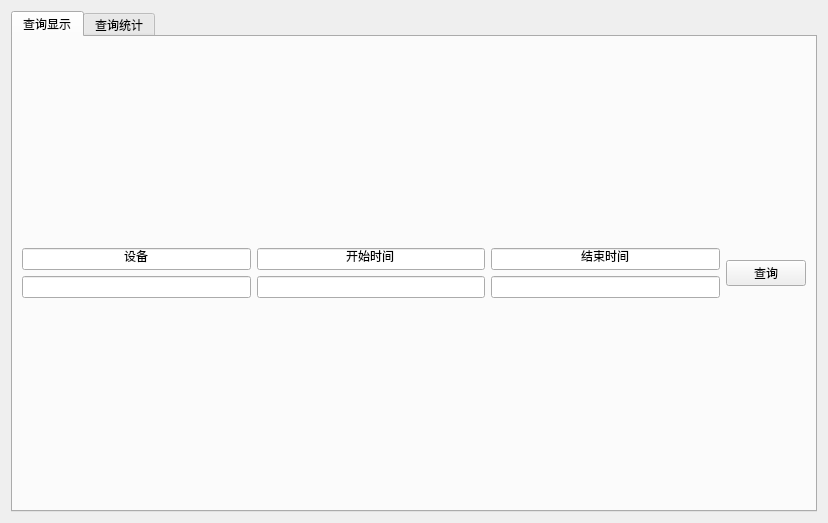
<?xml version="1.0" encoding="UTF-8"?>
<ui version="4.0">
 <class>workshopWidget</class>
 <widget class="QWidget" name="workshopWidget">
  <property name="geometry">
   <rect>
    <x>0</x>
    <y>0</y>
    <width>828</width>
    <height>523</height>
   </rect>
  </property>
  <property name="windowTitle">
   <string> 智慧车间</string>
  </property>
  <layout class="QGridLayout" name="gridLayout_5">
   <item row="0" column="0">
    <widget class="QTabWidget" name="tabWidget">
     <property name="currentIndex">
      <number>0</number>
     </property>
     <widget class="QWidget" name="showTab">
      <attribute name="title">
       <string>查询显示</string>
      </attribute>
      <layout class="QVBoxLayout" name="verticalLayout">
       <item>
        <layout class="QHBoxLayout" name="showLayout">
         <item>
          <layout class="QGridLayout" name="gridLayout">
           <item row="1" column="0">
            <widget class="QLineEdit" name="idShow">
             <property name="alignment">
              <set>Qt::AlignCenter</set>
             </property>
            </widget>
           </item>
           <item row="1" column="2">
            <widget class="QLineEdit" name="tsShow">
             <property name="alignment">
              <set>Qt::AlignCenter</set>
             </property>
            </widget>
           </item>
           <item row="0" column="1">
            <widget class="QLineEdit" name="lineEdit_7">
             <property name="text">
              <string>开始时间</string>
             </property>
             <property name="alignment">
              <set>Qt::AlignCenter</set>
             </property>
             <property name="readOnly">
              <bool>true</bool>
             </property>
            </widget>
           </item>
           <item row="0" column="2">
            <widget class="QLineEdit" name="lineEdit_8">
             <property name="text">
              <string>结束时间</string>
             </property>
             <property name="alignment">
              <set>Qt::AlignCenter</set>
             </property>
             <property name="readOnly">
              <bool>true</bool>
             </property>
            </widget>
           </item>
           <item row="1" column="1">
            <widget class="QLineEdit" name="ptsShow">
             <property name="alignment">
              <set>Qt::AlignCenter</set>
             </property>
            </widget>
           </item>
           <item row="0" column="0">
            <widget class="QLineEdit" name="lineEdit_5">
             <property name="text">
              <string>设备</string>
             </property>
             <property name="alignment">
              <set>Qt::AlignCenter</set>
             </property>
             <property name="readOnly">
              <bool>true</bool>
             </property>
             <property name="cursorMoveStyle">
              <enum>Qt::LogicalMoveStyle</enum>
             </property>
            </widget>
           </item>
          </layout>
         </item>
         <item>
          <widget class="QPushButton" name="queryShow">
           <property name="text">
            <string>查询</string>
           </property>
          </widget>
         </item>
        </layout>
       </item>
      </layout>
     </widget>
     <widget class="QWidget" name="tab_2">
      <attribute name="title">
       <string>查询统计</string>
      </attribute>
      <layout class="QGridLayout" name="gridLayout_4">
       <item row="0" column="1">
        <spacer name="verticalSpacer">
         <property name="orientation">
          <enum>Qt::Vertical</enum>
         </property>
         <property name="sizeHint" stdset="0">
          <size>
           <width>20</width>
           <height>136</height>
          </size>
         </property>
        </spacer>
       </item>
       <item row="1" column="0">
        <spacer name="horizontalSpacer">
         <property name="orientation">
          <enum>Qt::Horizontal</enum>
         </property>
         <property name="sizeHint" stdset="0">
          <size>
           <width>68</width>
           <height>20</height>
          </size>
         </property>
        </spacer>
       </item>
       <item row="1" column="1">
        <layout class="QVBoxLayout" name="verticalLayout_3">
         <item>
          <layout class="QHBoxLayout" name="horizontalLayout_2">
           <item>
            <layout class="QGridLayout" name="gridLayout_2">
             <item row="0" column="2">
              <widget class="QLineEdit" name="lineEdit_13">
               <property name="text">
                <string>结束日期</string>
               </property>
               <property name="alignment">
                <set>Qt::AlignCenter</set>
               </property>
               <property name="readOnly">
                <bool>true</bool>
               </property>
              </widget>
             </item>
             <item row="1" column="1">
              <widget class="QLineEdit" name="ptsCount">
               <property name="alignment">
                <set>Qt::AlignCenter</set>
               </property>
              </widget>
             </item>
             <item row="0" column="0">
              <widget class="QLineEdit" name="lineEdit_9">
               <property name="text">
                <string>设备</string>
               </property>
               <property name="alignment">
                <set>Qt::AlignCenter</set>
               </property>
               <property name="readOnly">
                <bool>true</bool>
               </property>
              </widget>
             </item>
             <item row="0" column="1">
              <widget class="QLineEdit" name="lineEdit_11">
               <property name="text">
                <string>开始日期</string>
               </property>
               <property name="alignment">
                <set>Qt::AlignCenter</set>
               </property>
               <property name="readOnly">
                <bool>true</bool>
               </property>
              </widget>
             </item>
             <item row="1" column="0">
              <widget class="QLineEdit" name="idCount">
               <property name="alignment">
                <set>Qt::AlignCenter</set>
               </property>
              </widget>
             </item>
             <item row="1" column="2">
              <widget class="QLineEdit" name="tsCount">
               <property name="alignment">
                <set>Qt::AlignCenter</set>
               </property>
              </widget>
             </item>
            </layout>
           </item>
           <item>
            <widget class="QPushButton" name="queryCount">
             <property name="text">
              <string>查询</string>
             </property>
            </widget>
           </item>
          </layout>
         </item>
         <item>
          <widget class="QGroupBox" name="groupBox">
           <property name="title">
            <string> 统计结果</string>
           </property>
           <layout class="QVBoxLayout" name="verticalLayout_2">
            <item>
             <layout class="QHBoxLayout" name="horizontalLayout_4">
              <item>
               <widget class="QLabel" name="label">
                <property name="text">
                 <string>加工数量: </string>
                </property>
               </widget>
              </item>
              <item>
               <widget class="QLineEdit" name="counts">
                <property name="text">
                 <string/>
                </property>
                <property name="readOnly">
                 <bool>true</bool>
                </property>
               </widget>
              </item>
              <item>
               <widget class="QLabel" name="label_6">
                <property name="minimumSize">
                 <size>
                  <width>200</width>
                  <height>0</height>
                 </size>
                </property>
                <property name="text">
                 <string/>
                </property>
               </widget>
              </item>
              <item>
               <spacer name="horizontalSpacer_3">
                <property name="orientation">
                 <enum>Qt::Horizontal</enum>
                </property>
                <property name="sizeHint" stdset="0">
                 <size>
                  <width>40</width>
                  <height>20</height>
                 </size>
                </property>
               </spacer>
              </item>
             </layout>
            </item>
            <item>
             <layout class="QHBoxLayout" name="horizontalLayout_3">
              <item>
               <widget class="QLabel" name="label_2">
                <property name="text">
                 <string>三态统计: </string>
                </property>
               </widget>
              </item>
              <item>
               <layout class="QGridLayout" name="gridLayout_3">
                <item row="0" column="0">
                 <widget class="QLabel" name="label_3">
                  <property name="text">
                   <string>关机时间:</string>
                  </property>
                 </widget>
                </item>
                <item row="0" column="1">
                 <widget class="QLabel" name="label_4">
                  <property name="text">
                   <string>空闲时间:</string>
                  </property>
                 </widget>
                </item>
                <item row="0" column="2">
                 <widget class="QLabel" name="label_5">
                  <property name="text">
                   <string>工作时间:</string>
                  </property>
                 </widget>
                </item>
                <item row="1" column="0">
                 <widget class="QLineEdit" name="close">
                  <property name="readOnly">
                   <bool>true</bool>
                  </property>
                 </widget>
                </item>
                <item row="1" column="1">
                 <widget class="QLineEdit" name="free">
                  <property name="readOnly">
                   <bool>true</bool>
                  </property>
                 </widget>
                </item>
                <item row="1" column="2">
                 <widget class="QLineEdit" name="working">
                  <property name="readOnly">
                   <bool>true</bool>
                  </property>
                 </widget>
                </item>
               </layout>
              </item>
             </layout>
            </item>
           </layout>
          </widget>
         </item>
        </layout>
       </item>
       <item row="1" column="2">
        <spacer name="horizontalSpacer_2">
         <property name="orientation">
          <enum>Qt::Horizontal</enum>
         </property>
         <property name="sizeHint" stdset="0">
          <size>
           <width>67</width>
           <height>20</height>
          </size>
         </property>
        </spacer>
       </item>
       <item row="2" column="1">
        <spacer name="verticalSpacer_2">
         <property name="orientation">
          <enum>Qt::Vertical</enum>
         </property>
         <property name="sizeHint" stdset="0">
          <size>
           <width>20</width>
           <height>135</height>
          </size>
         </property>
        </spacer>
       </item>
      </layout>
     </widget>
    </widget>
   </item>
  </layout>
 </widget>
 <resources/>
 <connections/>
</ui>
